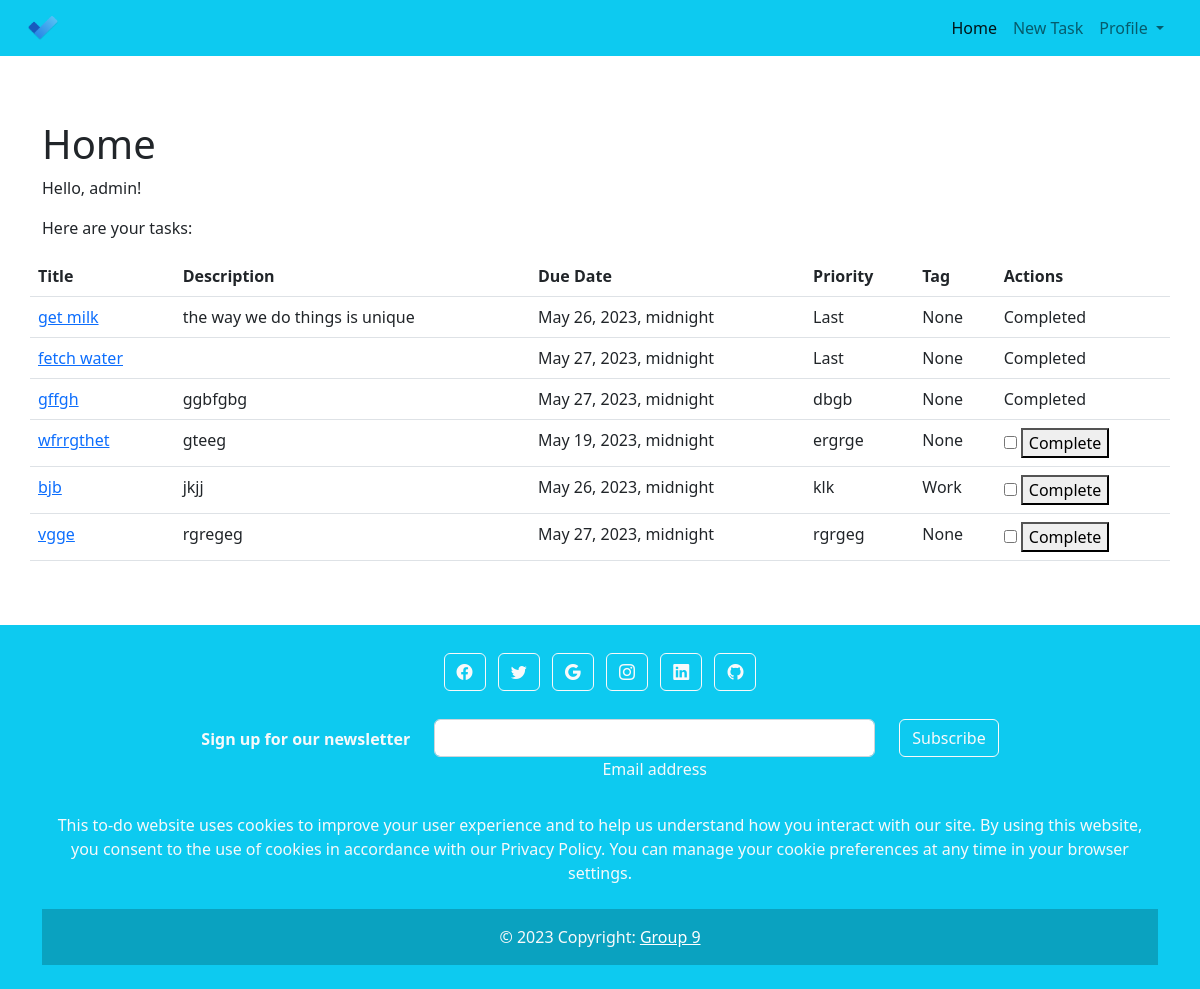
The app's page / (signed in) with its own data.
### PNYNE/models.py (models this page shows, shortened)
class Task(models.Model):
    user = models.ForeignKey(
        User, on_delete=models.CASCADE, null=True, blank=True)
    title = models.CharField(max_length=200)
    description = models.TextField(null=True, blank=True)
    complete = models.BooleanField(default=False)
    created = models.DateTimeField(auto_now_add=True)
    due_date = models.DateTimeField(null=True, blank=True)
    priority = models.CharField(max_length=20, null=True, blank=True)
    completed_date = models.DateTimeField(null=True, blank=True)
    tag = models.OneToOneField(
        'Tag', null=True, blank=True, on_delete=models.CASCADE)
    class Meta:
        order_with_respect_to = 'user'

class Tag(models.Model):  # Tag model that represents a tag that can be associated with tasks
    name = models.CharField(max_length=50)
    def __str__(self):
        return self.name

### PNYNE/views.py (the view)
# urls.py: path('', views.alltask_home, name='home'),
@login_required(login_url='login')
def alltask_home(request):
    tasks = Task.objects.filter(user=request.user)
    context = {
        'tasks': tasks,
    }
    return render(request, "task/task_list.html", context)

### templates/task/task_list.html (shortened to what this page needs)
{% extends 'main/main.html' %} {% block content %}
<div class="row">
  <h1>Home</h1>
  <p>Hello, {{ user.username }}!</p>
  <p>Here are your tasks:</p>
  <table class="table">
    <thead>
      <tr>
        <th>Title</th>
        <th>Description</th>
        <th>Due Date</th>
        <th>Priority</th>
        <th>Tag</th>
        <th>Actions</th>
      </tr>
    </thead>
    <tbody>
      {% for task in tasks %}
      <tr>
        <td>
          <a href="{% url 'task_details' task.id %}">{{ task.title }}</a>
        </td>
        <td>{{ task.description }}</td>
        <td>{{ task.due_date }}</td>
        <td>{{ task.priority }}</td>
        <td>{{ task.tag }}</td>
        <td>
          {% if task.complete %} Completed {% else %}
          <input
            type="checkbox"
            id="complete-checkbox-{{ task.id }}"
            {%
            if
            task.completed_date
            %}disabled{%
            endif
            %}
          />
          <button onclick="completeTask('{{ task.id }}')">Complete</button>
          {% endif %}
        </td>
      </tr>
      {% endfor %}
    </tbody>
  </table>
</div>
{% endblock content %}

### records on screen
Task: title "get milk", description "the way we do things is unique", due_date "May 26, 2023, midnight", priority "Last", tag "None", complete "Completed"
Task: title "fetch water", due_date "May 27, 2023, midnight", priority "Last", tag "None", complete "Completed"
Task: title "gffgh", description "ggbfgbg", due_date "May 27, 2023, midnight", priority "dbgb", tag "None", complete "Completed"
Task: title "wfrrgthet", description "gteeg", due_date "May 19, 2023, midnight", priority "ergrge", tag "None"
Task: title "bjb", description "jkjj", due_date "May 26, 2023, midnight", priority "klk", tag "Work"
Task: title "vgge", description "rgregeg", due_date "May 27, 2023, midnight", priority "rgrgeg", tag "None"

### other values on screen
{{ user.username }} "admin"
